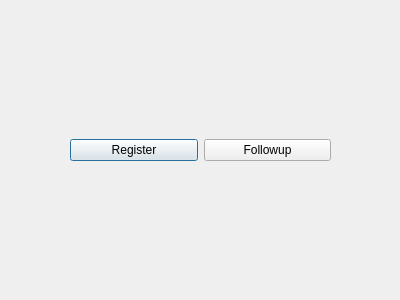
<?xml version="1.0" encoding="UTF-8"?>
<ui version="4.0">
 <class>ViewSelectorDialog</class>
 <widget class="QDialog" name="ViewSelectorDialog">
  <property name="geometry">
   <rect>
    <x>0</x>
    <y>0</y>
    <width>400</width>
    <height>300</height>
   </rect>
  </property>
  <property name="windowTitle">
   <string>KKS Medico Labtool</string>
  </property>
  <widget class="QWidget" name="horizontalLayoutWidget">
   <property name="geometry">
    <rect>
     <x>70</x>
     <y>110</y>
     <width>261</width>
     <height>81</height>
    </rect>
   </property>
   <layout class="QHBoxLayout" name="horizontalLayout">
    <item>
     <widget class="QPushButton" name="registerViewButton">
      <property name="text">
       <string>Register</string>
      </property>
     </widget>
    </item>
    <item>
     <widget class="QPushButton" name="followupViewButton">
      <property name="text">
       <string>Followup</string>
      </property>
     </widget>
    </item>
   </layout>
  </widget>
 </widget>
 <resources/>
 <connections/>
</ui>
